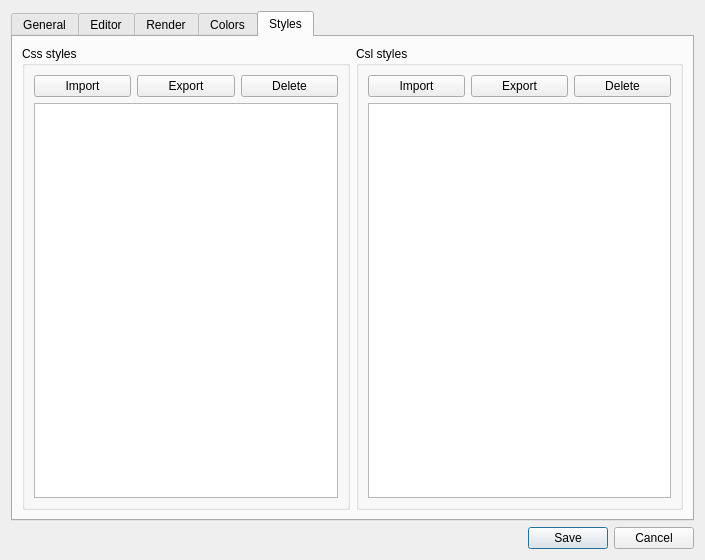
<?xml version="1.0" encoding="UTF-8"?>
<ui version="4.0">
 <class>SettingsDialog</class>
 <widget class="QDialog" name="SettingsDialog">
  <property name="geometry">
   <rect>
    <x>0</x>
    <y>0</y>
    <width>705</width>
    <height>560</height>
   </rect>
  </property>
  <property name="windowTitle">
   <string>Settings</string>
  </property>
  <property name="modal">
   <bool>true</bool>
  </property>
  <layout class="QVBoxLayout" name="verticalLayout">
   <item>
    <widget class="QTabWidget" name="MainTabWidget">
     <property name="currentIndex">
      <number>4</number>
     </property>
     <widget class="QWidget" name="GeneralTab">
      <attribute name="title">
       <string>General</string>
      </attribute>
     </widget>
     <widget class="QWidget" name="EditorTab">
      <attribute name="title">
       <string>Editor</string>
      </attribute>
      <layout class="QVBoxLayout" name="verticalLayout_2">
       <item>
        <layout class="QHBoxLayout" name="FontLayout">
         <item>
          <widget class="QLabel" name="FontLabel">
           <property name="sizePolicy">
            <sizepolicy hsizetype="Preferred" vsizetype="Fixed">
             <horstretch>0</horstretch>
             <verstretch>0</verstretch>
            </sizepolicy>
           </property>
           <property name="text">
            <string>Font name</string>
           </property>
          </widget>
         </item>
         <item>
          <widget class="QFontComboBox" name="FontComboBox"/>
         </item>
         <item>
          <spacer name="horizontalSpacer_3">
           <property name="orientation">
            <enum>Qt::Horizontal</enum>
           </property>
           <property name="sizeHint" stdset="0">
            <size>
             <width>40</width>
             <height>20</height>
            </size>
           </property>
          </spacer>
         </item>
        </layout>
       </item>
       <item>
        <layout class="QHBoxLayout" name="FontSizeLayout">
         <item>
          <widget class="QLabel" name="FontSizeLabel">
           <property name="sizePolicy">
            <sizepolicy hsizetype="Preferred" vsizetype="Fixed">
             <horstretch>0</horstretch>
             <verstretch>0</verstretch>
            </sizepolicy>
           </property>
           <property name="text">
            <string>Font size</string>
           </property>
          </widget>
         </item>
         <item>
          <widget class="QSpinBox" name="FontSizeSpinBox"/>
         </item>
         <item>
          <spacer name="horizontalSpacer_4">
           <property name="orientation">
            <enum>Qt::Horizontal</enum>
           </property>
           <property name="sizeHint" stdset="0">
            <size>
             <width>40</width>
             <height>20</height>
            </size>
           </property>
          </spacer>
         </item>
        </layout>
       </item>
       <item>
        <layout class="QHBoxLayout" name="DefaultImageSizeLayout">
         <item>
          <widget class="QLabel" name="DefaultImageSizeLabel">
           <property name="text">
            <string>Default image size (px)</string>
           </property>
          </widget>
         </item>
         <item>
          <layout class="QVBoxLayout" name="DefImageSizeInputsLayout">
           <item>
            <widget class="QLineEdit" name="DefImageSizeWidthLineEdit">
             <property name="sizePolicy">
              <sizepolicy hsizetype="Fixed" vsizetype="Fixed">
               <horstretch>0</horstretch>
               <verstretch>0</verstretch>
              </sizepolicy>
             </property>
            </widget>
           </item>
           <item>
            <widget class="QLineEdit" name="DefImageSizeHeightLineEdit">
             <property name="sizePolicy">
              <sizepolicy hsizetype="Fixed" vsizetype="Fixed">
               <horstretch>0</horstretch>
               <verstretch>0</verstretch>
              </sizepolicy>
             </property>
            </widget>
           </item>
          </layout>
         </item>
         <item>
          <layout class="QVBoxLayout" name="DefImageSizeLayoutInner">
           <item>
            <widget class="QLabel" name="DefImageSizeWidthLabel">
             <property name="sizePolicy">
              <sizepolicy hsizetype="Preferred" vsizetype="Fixed">
               <horstretch>0</horstretch>
               <verstretch>0</verstretch>
              </sizepolicy>
             </property>
             <property name="text">
              <string>Width</string>
             </property>
            </widget>
           </item>
           <item>
            <widget class="QLabel" name="DefImageSizeHeightLabel">
             <property name="sizePolicy">
              <sizepolicy hsizetype="Preferred" vsizetype="Fixed">
               <horstretch>0</horstretch>
               <verstretch>0</verstretch>
              </sizepolicy>
             </property>
             <property name="text">
              <string>Height</string>
             </property>
            </widget>
           </item>
          </layout>
         </item>
         <item>
          <spacer name="horizontalSpacer">
           <property name="orientation">
            <enum>Qt::Horizontal</enum>
           </property>
           <property name="sizeHint" stdset="0">
            <size>
             <width>40</width>
             <height>20</height>
            </size>
           </property>
          </spacer>
         </item>
        </layout>
       </item>
       <item>
        <widget class="QCheckBox" name="ShowImageTooltipsCheckBox">
         <property name="text">
          <string>Show image tooltips on mouse hover</string>
         </property>
        </widget>
       </item>
       <item>
        <layout class="QHBoxLayout" name="ImageToolTipLayout">
         <item>
          <widget class="QLabel" name="ImageToolTipLabel">
           <property name="text">
            <string>Image tooltip size (px)</string>
           </property>
          </widget>
         </item>
         <item>
          <layout class="QVBoxLayout" name="ImageToolTipInputsLayout">
           <item>
            <widget class="QLineEdit" name="ImageToolTipWidthLineEdit">
             <property name="sizePolicy">
              <sizepolicy hsizetype="Fixed" vsizetype="Fixed">
               <horstretch>0</horstretch>
               <verstretch>0</verstretch>
              </sizepolicy>
             </property>
            </widget>
           </item>
           <item>
            <widget class="QLineEdit" name="ImageToolTipHeightLineEdit">
             <property name="sizePolicy">
              <sizepolicy hsizetype="Fixed" vsizetype="Fixed">
               <horstretch>0</horstretch>
               <verstretch>0</verstretch>
              </sizepolicy>
             </property>
            </widget>
           </item>
          </layout>
         </item>
         <item>
          <layout class="QVBoxLayout" name="ImageToolTipDimLayout">
           <item>
            <widget class="QLabel" name="ImageToolTipWidthLabel">
             <property name="sizePolicy">
              <sizepolicy hsizetype="Preferred" vsizetype="Fixed">
               <horstretch>0</horstretch>
               <verstretch>0</verstretch>
              </sizepolicy>
             </property>
             <property name="text">
              <string>Width</string>
             </property>
            </widget>
           </item>
           <item>
            <widget class="QLabel" name="ImageToolTipHeightLabel">
             <property name="sizePolicy">
              <sizepolicy hsizetype="Preferred" vsizetype="Fixed">
               <horstretch>0</horstretch>
               <verstretch>0</verstretch>
              </sizepolicy>
             </property>
             <property name="text">
              <string>Height</string>
             </property>
            </widget>
           </item>
          </layout>
         </item>
         <item>
          <spacer name="horizontalSpacer_2">
           <property name="orientation">
            <enum>Qt::Horizontal</enum>
           </property>
           <property name="sizeHint" stdset="0">
            <size>
             <width>40</width>
             <height>20</height>
            </size>
           </property>
          </spacer>
         </item>
        </layout>
       </item>
       <item>
        <widget class="QCheckBox" name="ShowCitationTooltipsCheckBox">
         <property name="text">
          <string>Show citation tooltips on mouse hover</string>
         </property>
        </widget>
       </item>
       <item>
        <spacer name="verticalSpacer">
         <property name="orientation">
          <enum>Qt::Vertical</enum>
         </property>
         <property name="sizeHint" stdset="0">
          <size>
           <width>20</width>
           <height>40</height>
          </size>
         </property>
        </spacer>
       </item>
      </layout>
     </widget>
     <widget class="QWidget" name="RenderTab">
      <attribute name="title">
       <string>Render</string>
      </attribute>
      <layout class="QVBoxLayout" name="verticalLayout_3">
       <item>
        <widget class="QCheckBox" name="AllowAutoRenderCheckbox">
         <property name="text">
          <string>Allow autorendering of the current file</string>
         </property>
        </widget>
       </item>
       <item>
        <layout class="QHBoxLayout" name="horizontalLayout">
         <item>
          <widget class="QLabel" name="AutoRenderDelayLabel">
           <property name="text">
            <string>Autorender delay (ms)</string>
           </property>
          </widget>
         </item>
         <item>
          <widget class="QLineEdit" name="AutorenderDelayLineEdit"/>
         </item>
         <item>
          <spacer name="horizontalSpacer_5">
           <property name="orientation">
            <enum>Qt::Horizontal</enum>
           </property>
           <property name="sizeHint" stdset="0">
            <size>
             <width>40</width>
             <height>20</height>
            </size>
           </property>
          </spacer>
         </item>
        </layout>
       </item>
       <item>
        <spacer name="verticalSpacer_2">
         <property name="orientation">
          <enum>Qt::Vertical</enum>
         </property>
         <property name="sizeHint" stdset="0">
          <size>
           <width>20</width>
           <height>40</height>
          </size>
         </property>
        </spacer>
       </item>
      </layout>
     </widget>
     <widget class="QWidget" name="ColorsTab">
      <attribute name="title">
       <string>Colors</string>
      </attribute>
      <layout class="QVBoxLayout" name="verticalLayout_4">
       <item>
        <layout class="QHBoxLayout" name="IconsLayout">
         <item>
          <widget class="QLabel" name="IconsLabel">
           <property name="text">
            <string>Icon theme</string>
           </property>
          </widget>
         </item>
         <item>
          <widget class="QComboBox" name="IconsCombobox"/>
         </item>
         <item>
          <spacer name="horizontalSpacer_6">
           <property name="orientation">
            <enum>Qt::Horizontal</enum>
           </property>
           <property name="sizeHint" stdset="0">
            <size>
             <width>40</width>
             <height>20</height>
            </size>
           </property>
          </spacer>
         </item>
        </layout>
       </item>
       <item>
        <widget class="QFrame" name="ColorSchemaFrame">
         <property name="frameShape">
          <enum>QFrame::StyledPanel</enum>
         </property>
         <property name="frameShadow">
          <enum>QFrame::Raised</enum>
         </property>
         <layout class="QVBoxLayout" name="verticalLayout_5">
          <item>
           <layout class="QHBoxLayout" name="ColorSchemaLayout">
            <item>
             <widget class="QLabel" name="ColorSchemaLabel">
              <property name="text">
               <string>Color Schema</string>
              </property>
             </widget>
            </item>
            <item>
             <widget class="QComboBox" name="ColorSchemaComboBox"/>
            </item>
            <item>
             <widget class="QPushButton" name="NewColorSchemaButton">
              <property name="text">
               <string>New...</string>
              </property>
             </widget>
            </item>
            <item>
             <widget class="QPushButton" name="DeleteColorSchemaButton">
              <property name="text">
               <string>Delete</string>
              </property>
             </widget>
            </item>
            <item>
             <widget class="QPushButton" name="ImportColorSchemaButton">
              <property name="text">
               <string>Import...</string>
              </property>
             </widget>
            </item>
            <item>
             <widget class="QPushButton" name="ExportColorSchemaButton">
              <property name="text">
               <string>Export...</string>
              </property>
             </widget>
            </item>
            <item>
             <spacer name="horizontalSpacer_7">
              <property name="orientation">
               <enum>Qt::Horizontal</enum>
              </property>
              <property name="sizeHint" stdset="0">
               <size>
                <width>40</width>
                <height>20</height>
               </size>
              </property>
             </spacer>
            </item>
           </layout>
          </item>
          <item>
           <widget class="QTableWidget" name="ColorsTable">
            <property name="columnCount">
             <number>3</number>
            </property>
            <attribute name="horizontalHeaderVisible">
             <bool>false</bool>
            </attribute>
            <attribute name="horizontalHeaderCascadingSectionResizes">
             <bool>false</bool>
            </attribute>
            <attribute name="horizontalHeaderHighlightSections">
             <bool>false</bool>
            </attribute>
            <attribute name="horizontalHeaderStretchLastSection">
             <bool>true</bool>
            </attribute>
            <column/>
            <column/>
            <column/>
           </widget>
          </item>
         </layout>
        </widget>
       </item>
      </layout>
     </widget>
     <widget class="QWidget" name="StylesTab">
      <attribute name="title">
       <string>Styles</string>
      </attribute>
      <layout class="QVBoxLayout" name="verticalLayout_6">
       <item>
        <layout class="QHBoxLayout" name="MainStylesLayout">
         <item>
          <widget class="QGroupBox" name="CssStylesGroupBox">
           <property name="title">
            <string>Css styles</string>
           </property>
           <layout class="QVBoxLayout" name="verticalLayout_7">
            <item>
             <layout class="QHBoxLayout" name="CssButtonsLayout">
              <item>
               <widget class="QPushButton" name="ImportCssButton">
                <property name="text">
                 <string>Import</string>
                </property>
               </widget>
              </item>
              <item>
               <widget class="QPushButton" name="ExportCssButton">
                <property name="text">
                 <string>Export</string>
                </property>
               </widget>
              </item>
              <item>
               <widget class="QPushButton" name="DeleteCssButton">
                <property name="text">
                 <string>Delete</string>
                </property>
               </widget>
              </item>
             </layout>
            </item>
            <item>
             <widget class="QListWidget" name="CssStylesListWidget"/>
            </item>
           </layout>
          </widget>
         </item>
         <item>
          <widget class="QGroupBox" name="CslStylesGroupBox">
           <property name="title">
            <string>Csl styles</string>
           </property>
           <layout class="QVBoxLayout" name="verticalLayout_8">
            <item>
             <layout class="QHBoxLayout" name="CslButtonsLayout">
              <item>
               <widget class="QPushButton" name="ImportCslButton">
                <property name="text">
                 <string>Import</string>
                </property>
               </widget>
              </item>
              <item>
               <widget class="QPushButton" name="ExportCslButton">
                <property name="text">
                 <string>Export</string>
                </property>
               </widget>
              </item>
              <item>
               <widget class="QPushButton" name="DeleteCslButton">
                <property name="text">
                 <string>Delete</string>
                </property>
               </widget>
              </item>
             </layout>
            </item>
            <item>
             <widget class="QListWidget" name="CslStylesListWidget"/>
            </item>
           </layout>
          </widget>
         </item>
        </layout>
       </item>
      </layout>
     </widget>
    </widget>
   </item>
   <item>
    <widget class="QDialogButtonBox" name="buttonBox">
     <property name="orientation">
      <enum>Qt::Horizontal</enum>
     </property>
     <property name="standardButtons">
      <set>QDialogButtonBox::Cancel|QDialogButtonBox::Save</set>
     </property>
    </widget>
   </item>
  </layout>
 </widget>
 <resources/>
 <connections>
  <connection>
   <sender>buttonBox</sender>
   <signal>accepted()</signal>
   <receiver>SettingsDialog</receiver>
   <slot>accept()</slot>
   <hints>
    <hint type="sourcelabel">
     <x>248</x>
     <y>254</y>
    </hint>
    <hint type="destinationlabel">
     <x>157</x>
     <y>274</y>
    </hint>
   </hints>
  </connection>
  <connection>
   <sender>buttonBox</sender>
   <signal>rejected()</signal>
   <receiver>SettingsDialog</receiver>
   <slot>reject()</slot>
   <hints>
    <hint type="sourcelabel">
     <x>316</x>
     <y>260</y>
    </hint>
    <hint type="destinationlabel">
     <x>286</x>
     <y>274</y>
    </hint>
   </hints>
  </connection>
 </connections>
</ui>
